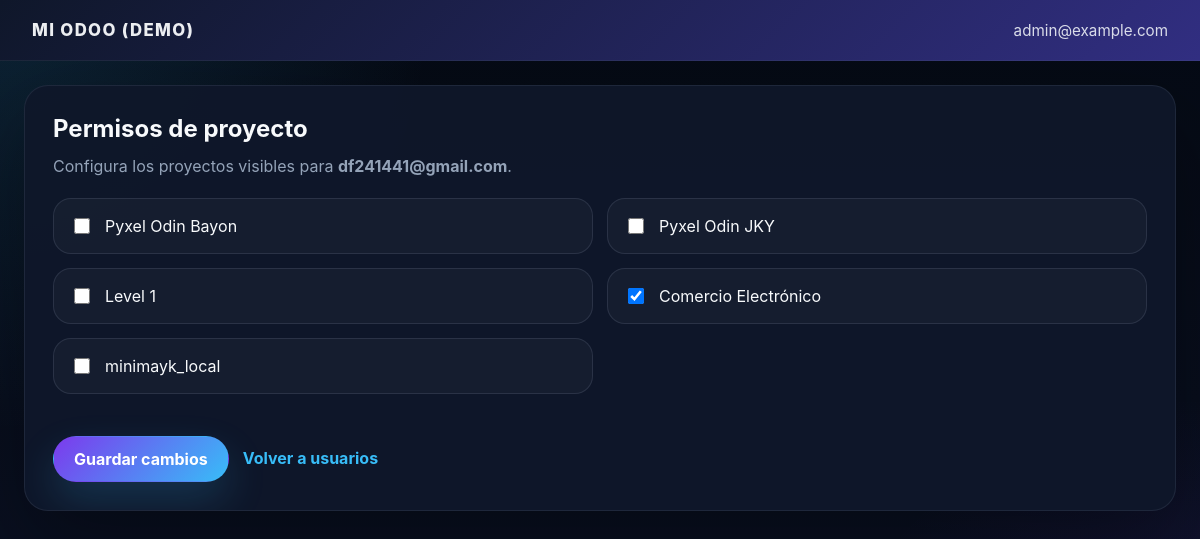
The page /app/users/2/projects (signed in) on the database its author committed.
### tables this page shows
CREATE TABLE users (
        id INTEGER PRIMARY KEY,
        email TEXT UNIQUE NOT NULL,
        password TEXT NOT NULL
    );

CREATE TABLE projects (
        id INTEGER PRIMARY KEY,
        name TEXT NOT NULL,
        owner_email TEXT,
        assigned_emails TEXT,
        tasks_count INTEGER DEFAULT 0,
        tickets_count INTEGER DEFAULT 0
    );

### app.py (the view, shortened to what this page needs)
@app.route('/app/users/<int:user_id>/projects', methods=['GET', 'POST'])
def edit_user_projects(user_id):
    if 'user' not in session or session.get('user') != 'admin@example.com':
        return redirect(url_for('login'))
    conn = sqlite3.connect(DB_PATH)
    cur = conn.cursor()
    cur.execute('SELECT id, email FROM users WHERE id=?', (user_id,))
    row = cur.fetchone()
    if not row:
        conn.close()
        flash('Usuario no encontrado', 'danger')
        return redirect(url_for('open_app', name='users'))
    user = dict(id=row[0], email=row[1])
    cur.execute('SELECT id, name FROM projects')
    projects = [dict(id=r[0], name=r[1]) for r in cur.fetchall()]
    cur.execute('SELECT project_id FROM user_allowed_projects WHERE user_id=?', (user_id,))
    allowed = [r[0] for r in cur.fetchall()]
    conn.close()
    return render_template('user_edit.html', user=user, projects=projects, allowed=allowed)

### templates/user_edit.html
{% extends "app_page.html" %}
{% block content %}
<article class="card card-panel user-edit-card">
  <div class="card-header">
    <h2>Permisos de proyecto</h2>
    <p>Configura los proyectos visibles para <strong>{{ user.email }}</strong>.</p>
  </div>
  <form class="form-stack" method="post">
    <div class="checkbox-grid">
      {% for p in projects %}
      <label class="checkbox-item">
        <input type="checkbox" name="projects" value="{{ p.id }}" {% if p.id in allowed %}checked{% endif %}>
        <span>{{ p.name }}</span>
      </label>
      {% endfor %}
    </div>
    <div class="form-footer">
      <button class="btn btn-primary" type="submit">Guardar cambios</button>
      <a class="btn btn-link" href="{{ url_for('open_app', name='users') }}">Volver a usuarios</a>
    </div>
  </form>
</article>
{% endblock %}

### static/css/odoo_login.css (style rules this page uses)
:root { --bg:#060b18; --surface:#111827; --surface-soft:#16213e; --surface-softest:#1f2a49; --text:#f8fafc; --text-muted:#94a3b8; --accent:#7c3aed; --accent-soft:#60a5fa; --border:rgba(148,163,184,0.18); --card:#111827; --shadow:0 32px 90px rgba(0,0,0,0.35); }
* { box-sizing:border-box }
body { font-family:Inter, system-ui, -apple-system, BlinkMacSystemFont, 'Segoe UI', sans-serif;min-height:100vh;margin:0;background:radial-gradient(circle at top left, rgba(56,189,248,0.14), transparent 30%),radial-gradient(circle at bottom right, rgba(124,58,237,0.16), transparent 28%),linear-gradient(180deg,#050a14,#0b1226);color:var(--text) }
button, input, select, textarea { font:inherit }
a { color:inherit;text-decoration:none }
button { cursor:pointer }
.btn { display:inline-flex;align-items:center;justify-content:center;padding:12px 20px;border-radius:999px;border:1px solid transparent;font-weight:700;text-decoration:none;transition:all .18s ease }
.btn-primary { background:linear-gradient(135deg,#7c3aed,#38bdf8);color:#fff;box-shadow:0 18px 40px rgba(56,189,248,0.18) }
.btn-link { background:transparent;color:#38bdf8;border:none;text-decoration:none;padding:0 0 2px }
.card { background:rgba(15,23,42,0.96);border-radius:24px;box-shadow:var(--shadow);overflow:hidden;border:1px solid rgba(148,163,184,0.12) }
.card-panel { padding:28px }
.card-header h2 { margin:0 0 10px;font-size:1.5rem }
.card-header p { margin:0;color:var(--text-muted);line-height:1.7 }
.form-stack { display:flex;flex-direction:column;gap:18px }
.checkbox-grid { display:grid;grid-template-columns:repeat(2,minmax(0,1fr));gap:14px;margin-top:18px }
.checkbox-item { display:flex;align-items:center;gap:12px;padding:16px;border:1px solid rgba(148,163,184,0.16);border-radius:18px;background:rgba(255,255,255,0.03);cursor:pointer }
.checkbox-item input { width:1rem;height:1rem }
.form-footer { display:flex;align-items:center;justify-content:flex-start;gap:14px;margin-top:24px }

### rows shown on the page
users: email "df241441@gmail.com"
projects: name "Pyxel Odin Bayon"
projects: name "Pyxel Odin JKY"
projects: name "Level 1"
projects: projects "☑", name "Comercio Electrónico"
projects: name "minimayk_local"

### other values the page prints
{{ session.user }} "admin@example.com"
